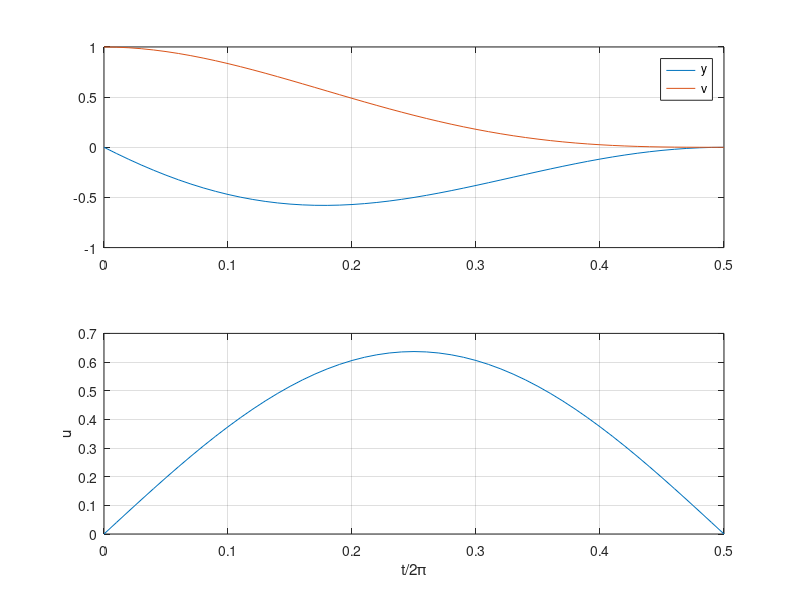
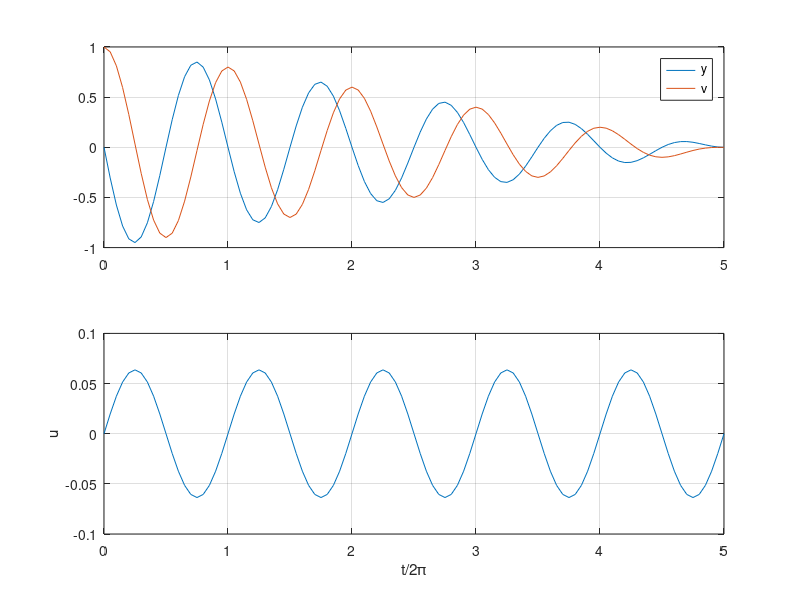

Recreate these plots in MATLAB, in order.
% Script p5_4_06a.m; undamped oscillator - ANALYTICAL SOLN; x=[y v]';
%                                                        4/97, 7/4/02
%
x0=[1 0]'; tf=[1 10]*pi; N=[50 100];
for i=1:2,
 T=tf(i); c=cos(T); s=sin(T); M=[(T*c-s)/2 T*s/2; T*s/2 -(T*c+s)/2];
 AB=M\x0; A=AB(1); B=AB(2); E=0; F=-A/2; t=T*[0:1/N(i):1];
 un=ones(1,N(i)+1); Tg=T*un-t; u=-A*sin(Tg)+B*cos(Tg);
 y=A*Tg.*cos(Tg)/2+B*Tg.*sin(Tg)/2+E*cos(Tg)+F*sin(Tg);
 v=A*Tg.*sin(Tg)/2-B*Tg.*cos(Tg)/2+(E-B/2)*sin(Tg);
 %
 figure(i); clf; subplot(211), t=t/(2*pi); plot(t,[v;y]); grid
 legend('y','v'); subplot(212), plot(t,u); grid; ylabel('u')
 xlabel('t/2\pi')
end 
